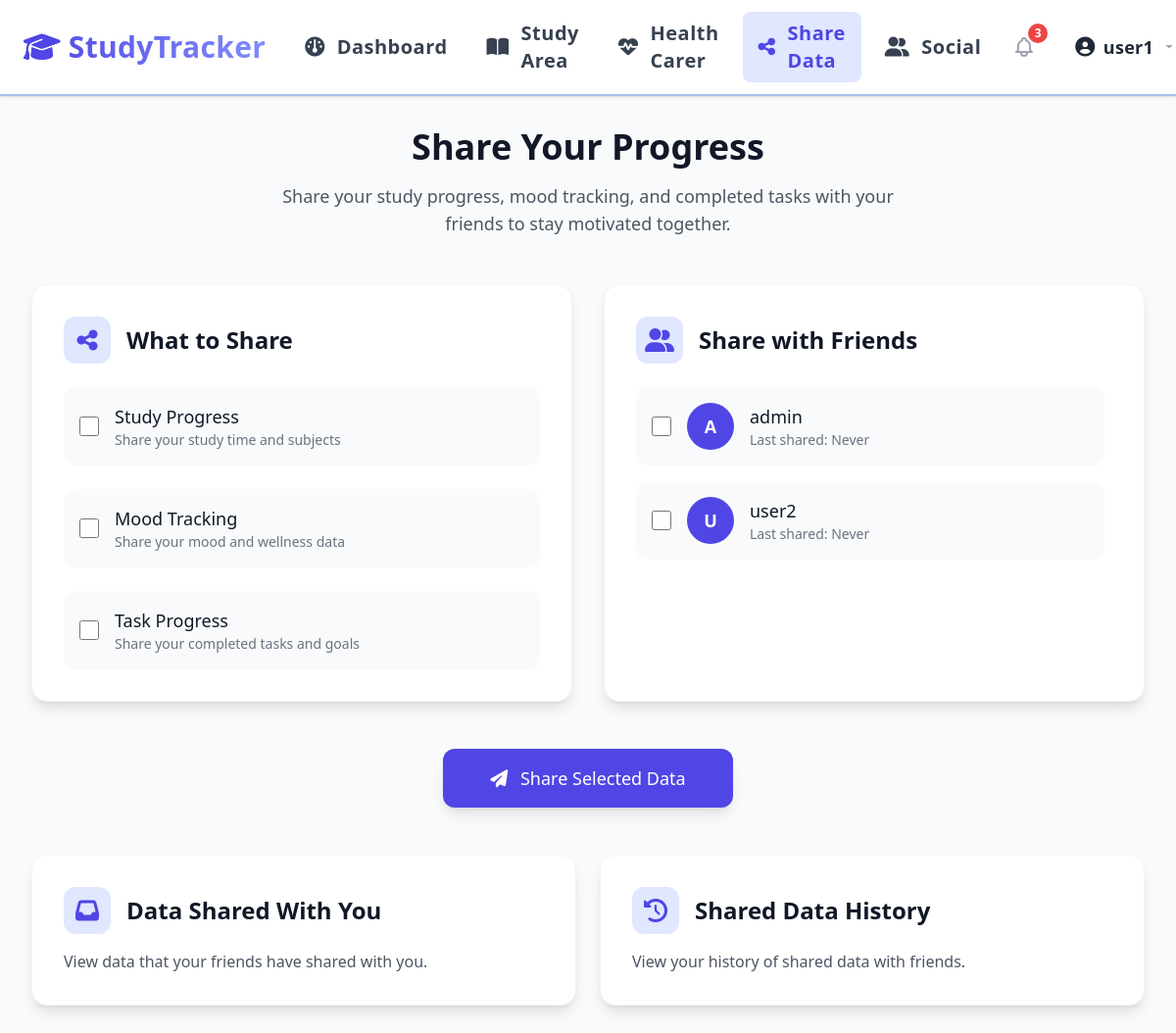
/share_data (signed in), run on an earlier commit of the app's database.
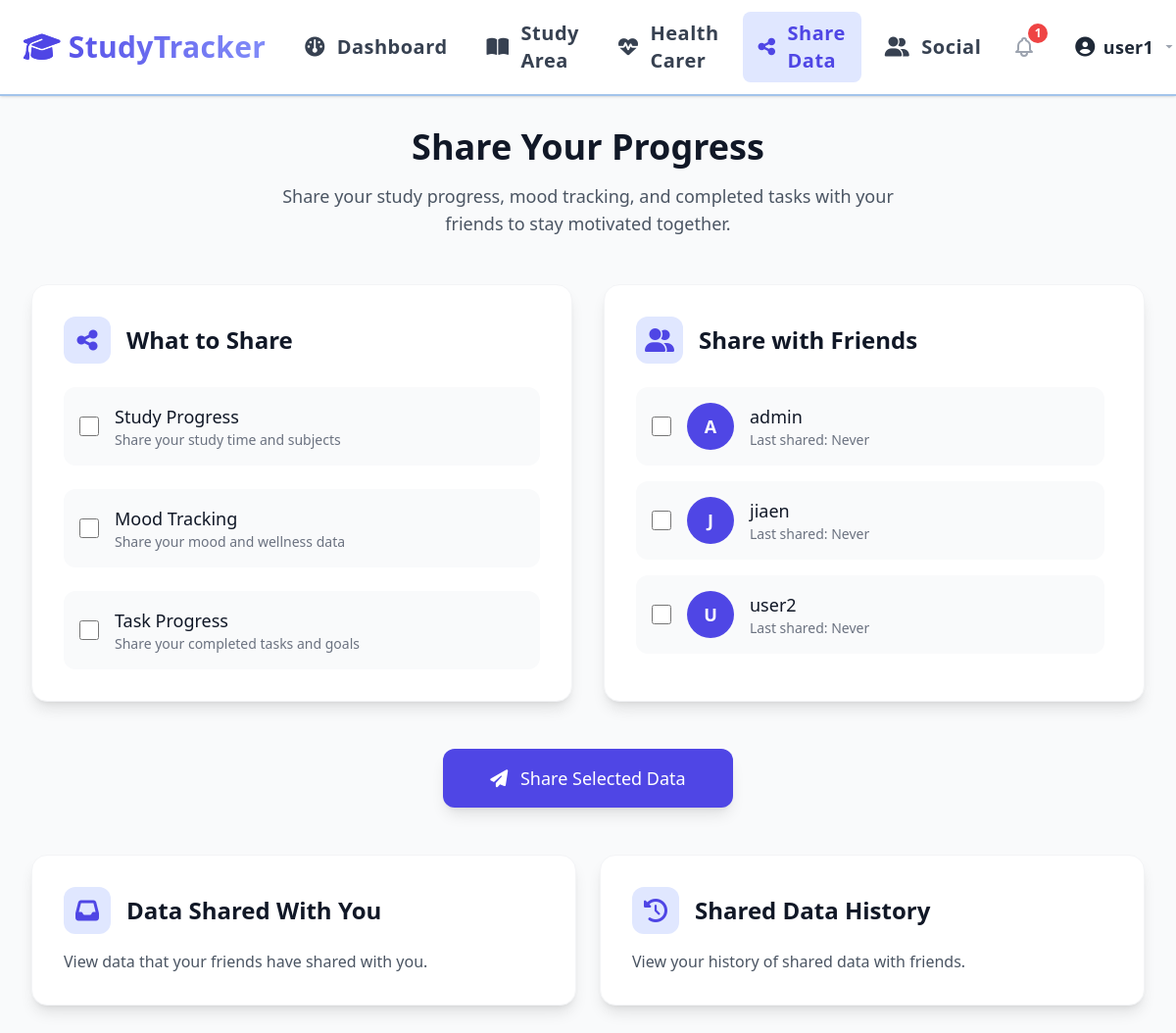
And on a later commit of the database.
### app/models.py (models this page shows)
class User(UserMixin, db.Model):
    id = db.Column(db.Integer, primary_key=True)
    username = db.Column(db.String(80), unique=True, nullable=False)
    password = db.Column(db.String(255), nullable=False)
    email = db.Column(db.String(120), unique=True, nullable=False)
    created_at = db.Column(db.DateTime, default=lambda: datetime.now(UTC))
    university = db.Column(db.String(120))
    profile_picture = db.Column(db.String(120), default=None)  # Store the filename of the profile picture
    study_sessions = db.relationship('StudySession', backref='user', lazy=True)
    tasks = db.relationship('Task', backref='user', lazy=True)
    wellness_checks = db.relationship('WellnessCheck', backref='user', lazy=True)
    friends = db.relationship(
        'User',
        secondary='friendship',
        primaryjoin=(Friendship.user_id == id),
        secondaryjoin=(Friendship.friend_id == id),
        backref='friend_of'
    )
    sent_friend_requests = db.relationship('FriendRequest',
                                         foreign_keys='FriendRequest.from_user_id',
                                         backref='sender',
                                         lazy=True)
    received_friend_requests = db.relationship('FriendRequest',
                                            foreign_keys='FriendRequest.to_user_id',
                                            backref='receiver',
                                            lazy=True)

### app/routes.py (the view)
    @app.route('/share_data')
    @login_required
    def share_data():
        friendships = Friendship.query.filter(
            (Friendship.user_id == current_user.id) | (Friendship.friend_id == current_user.id)
        ).all()
        friends = []
        for friendship in friendships:
            if friendship.user_id == current_user.id:
                friend = User.query.get(friendship.friend_id)
            else:
                friend = User.query.get(friendship.user_id)
            if friend:
                friends.append(friend)
        return render_template('share_data.html', friends=friends)

### app/routes.py (called while the page is built)
@login_manager.user_loader
def load_user(user_id):
    return User.query.get(int(user_id))

### templates/share_data.html (shortened to what the changed rows need)
{% extends "base.html" %}
{% block content %}
<div class="h-full w-full bg-gray-50 dark:bg-gray-800">
    <div class="h-full w-full p-8">
        <div class="max-w-7xl mx-auto">
            <div class="text-center mb-12">
                <h1 class="text-4xl font-bold mb-4 text-gray-900 dark:text-white">Share Your Progress</h1>
            </div>
            <div class="grid grid-cols-1 lg:grid-cols-2 gap-8 mb-12">
                <div class="bg-white dark:bg-gray-700 rounded-2xl shadow-lg p-8 border border-gray-100 dark:border-gray-600">
                    <div class="flex items-center mb-6">
                        <h2 class="text-2xl font-semibold text-gray-900 dark:text-white">What to Share</h2>
                    </div>
                </div>
                <div class="bg-white dark:bg-gray-700 rounded-2xl shadow-lg p-8 border border-gray-100 dark:border-gray-600">
                    <div class="flex items-center mb-6">
                        <h2 class="text-2xl font-semibold text-gray-900 dark:text-white">Share with Friends</h2>
                    </div>
                    <div class="space-y-4 max-h-[400px] overflow-y-auto pr-2">
                        {% set unique_friends = {} %}
                        {% for friend in friends %}
                            {% if friend.id not in unique_friends %}
                                {% set _ = unique_friends.update({friend.id: friend}) %}
                            {% endif %}
                        {% endfor %}
                        {% for friend in unique_friends.values() %}
                            <div class="flex items-center space-x-4 p-4 bg-gray-50 dark:bg-gray-600 rounded-xl hover:bg-gray-100 dark:hover:bg-gray-500 transition-colors duration-200">
                                <input type="checkbox" id="friend_{{ friend.id }}" class="friend-checkbox w-5 h-5 text-indigo-600 rounded border-gray-300 focus:ring-indigo-500">
                                <div class="w-12 h-12 rounded-full bg-indigo-600 flex items-center justify-center text-white font-bold text-lg">
                                    {{ friend.username[0]|upper }}
                                </div>
                                <div class="flex-1">
                                    <label for="friend_{{ friend.id }}" class="font-medium text-gray-900 dark:text-white text-lg">{{ friend.username }}</label>
                                    <p class="text-sm text-gray-500 dark:text-gray-400">Last shared: {{ friend.last_shared|default('Never', true) }}</p>
                                </div>
                            </div>
                        {% endfor %}
                    </div>
                </div>
            </div>
            <div class="grid grid-cols-1 md:grid-cols-2 gap-6">
                <a href="{{ url_for('data_shared_with_you') }}" class="bg-white dark:bg-gray-700 rounded-2xl shadow-lg p-8 border border-gray-100 dark:border-gray-600 hover:shadow-xl transition-shadow duration-300">
                    <div class="flex items-center mb-4">
                        <h2 class="text-2xl font-semibold text-gray-900 dark:text-white">Data Shared With You</h2>
                    </div>
                </a>
                <a href="{{ url_for('shared_data_history') }}" class="bg-white dark:bg-gray-700 rounded-2xl shadow-lg p-8 border border-gray-100 dark:border-gray-600 hover:shadow-xl transition-shadow duration-300">
                    <div class="flex items-center mb-4">
                        <h2 class="text-2xl font-semibold text-gray-900 dark:text-white">Shared Data History</h2>
                    </div>
                </a>
            </div>
        </div>
    </div>
</div>
{% endblock %}

### templates/base.html (shortened to what the changed rows need)
<!DOCTYPE html>
<html lang="en" class="h-full">
<head>
    <script src="https://cdn.tailwindcss.com"></script>
    <link rel="stylesheet" href="https://cdn.jsdelivr.net/npm/flatpickr/dist/flatpickr.min.css">
    <link rel="stylesheet" href="{{ url_for('static', filename='css/styles.css') }}">
    <link rel="stylesheet" href="https://cdnjs.cloudflare.com/ajax/libs/font-awesome/6.5.0/css/all.min.css" />
    <link href="https://cdn.jsdelivr.net/npm/tom-select@2.3.1/dist/css/tom-select.css" rel="stylesheet">
</head>
<body class="bg-background text-primary h-full flex flex-col">
    <nav class="flex items-center bg-white px-6 py-3 shadow justify-between sticky top-0 z-50 text-lg">
        <div class="flex items-center space-x-4">
            {% if not (request.endpoint == 'index' and not current_user.is_authenticated) %}
            <div class="flex items-center space-x-4">
                {% if current_user.is_authenticated %}
                <a href="{{ url_for('notifications') }}" class="relative flex items-center px-2 py-2">
                    {% if pending_requests_count + accepted_requests_count + unread_shared_data_count > 0 %}
                    <span class="absolute -top-1 -right-1 bg-red-500 text-white text-xs font-bold rounded-full w-5 h-5 flex items-center justify-center">
                        {{ pending_requests_count + accepted_requests_count + unread_shared_data_count }}
                    </span>
                    {% endif %}
                </a>
                {% endif %}
            </div>
            {% endif %}
        </div>
    </nav>
    <main class="flex-1 w-full page-content">
        {% block content %}
        {% endblock %}
    </main>
</body>
</html>

What changed in the data, as far as the page shows it:
added User: username "J", username "jiaen", last_shared "Never"
Also different on the page:
text no longer shown: "3"
text now shown: "1"
